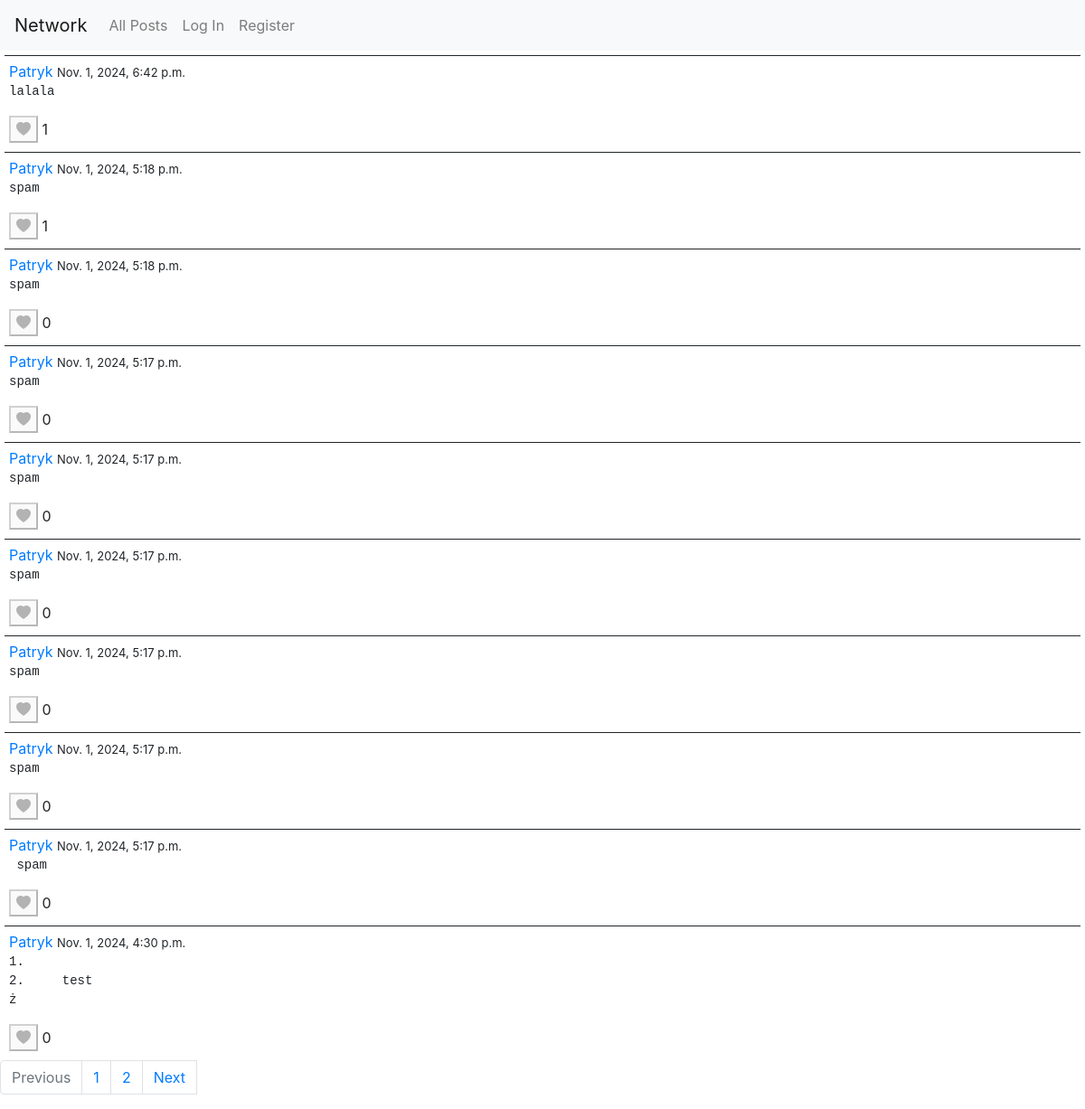
Screenshot of /user/2/followings with the database file from the repository.
### network/models.py (models this page shows, shortened)
class Post(models.Model):
    user = models.ForeignKey(User, on_delete=models.CASCADE, related_name="posts")
    body = models.TextField(blank=True)
    timestamp = models.DateTimeField(auto_now_add=True)
    likes = models.ManyToManyField(User, blank=True, related_name="liked_posts")

class User(AbstractUser):
    following = models.ManyToManyField("self", symmetrical=False, related_name="followers")

### network/views.py (the view)
# urls.py: path("user/<int:id>/followings", views.following, name="following"),
def following(request, id):
    user = User.objects.filter(id=id).first()
    following_users = user.following.all()
    posts = Post.objects.filter(user__in=following_users).order_by("-timestamp")
    paginator, page = paginate_queryset(request, posts)
    return render(request, "network/index.html", {
        "page_data": page,
        "paginator": paginator,
        "pagination_base_url": "following",  # Named URL with user id needed
        "user_id": user.id,  # Pass the user ID for followers view
    })

### network/utils.py (called while the page is built)
def paginate_queryset(request, queryset, per_page=10):
    paginator = Paginator(queryset, per_page)
    page_number = request.GET.get("page")
    page = paginator.get_page(page_number)
    return paginator, page

### network/templates/network/index.html (shortened to what this page needs)
{% extends "network/layout.html" %}
{% load static %}
{% block body %}
<div class="feed">
    {% for post in page_data%}
    <div class="post" data-post-id="{{ post.id }}">
        <a href="{% url "user_profile" post.user.id %}">{{post.user}}</a>
        <span class="timestamp"> {{post.timestamp}} </span>
        <pre>{{post.body}}</pre>
        {% if user.is_authenticated %}
            {% if user in post.likes.all %}
                <button class="like-btn" data-post-id="{{ post.id }}"><i class="bi bi-heart-fill"></i></button>
            {% else %}
                <button class="like-btn" data-post-id="{{ post.id }}"><i class="bi bi-heart"></i></button>
            {% endif %}
        {% else %}
        <button id="like-btn-disabled" class="like-btn" disabled data-tooltip="You must be logged in"><i class="bi bi-heart-fill"></i></button>
        {% endif %}
        <span class="like-count" data-post-id="{{ post.id }}">{{ post.likes.count }}</span>
    </div>
    {% endfor %}
</div>
<ul class="pagination">
    {% if page_data.has_previous %}
        <a class="page-link" href="{% if user_id %}{% url pagination_base_url user_id %}{% else %}{% url pagination_base_url %}{% endif %}?page={{page_data.previous_page_number}}">Previous</a>
    {% else %}
    <li class="page-item disabled">
        <a class="page-link" tabindex="-1">Previous</a>
    </li>
    {% endif %}
    {% for page in paginator.page_range %}
        <li class="page-item"><a class="page-link" href="{% if user_id %}{% url pagination_base_url user_id %}{% else %}{% url pagination_base_url %}{% endif %}?page={{page}}">{{page}}</a></li>
    {% endfor %}
    {% if page_data.has_next %}
        <a class="page-link" id="next-page" href="{% if user_id %}{% url pagination_base_url user_id %}{% else %}{% url pagination_base_url %}{% endif %}?page={{page_data.next_page_number}}">Next</a>
    {% else %}
        <li class="page-item disabled">
            <a class="page-link" >Next</a>
        </li>
    {% endif %}
</ul>
{% endblock %}

### network/static/network/styles.css (style rules this page uses)
button:disabled { position:relative; }
button:disabled::after { content:attr(data-tooltip); position: absolute; left: 120%; bottom: 10%; text-wrap:nowrap; border: 1px solid; border-radius: 10px; padding: 2px; background-color:rgb(236, 236, 118); opacity: 0; transition: opacity 0.8s; visibility: hidden; font-size: small; }
.post { border-top: 1px solid; padding: 5px; margin: 5px }
.timestamp { font-size: small; }

### rows the page displays
Post: user "Patryk", timestamp "Nov. 1, 2024, 6:42 p.m.", body "lalala", likes.count "1"
Post: user "Patryk", timestamp "Nov. 1, 2024, 5:18 p.m.", body "spam", likes.count "1"
Post: user "Patryk", timestamp "Nov. 1, 2024, 5:18 p.m.", body "spam", likes.count "0"
Post: user "Patryk", timestamp "Nov. 1, 2024, 5:17 p.m.", body "spam", likes.count "0"
Post: user "Patryk", timestamp "Nov. 1, 2024, 5:17 p.m.", body "spam", likes.count "0"
Post: user "Patryk", timestamp "Nov. 1, 2024, 5:17 p.m.", body "spam", likes.count "0"
Post: user "Patryk", timestamp "Nov. 1, 2024, 5:17 p.m.", body "spam", likes.count "0"
Post: user "Patryk", timestamp "Nov. 1, 2024, 5:17 p.m.", body "spam", likes.count "0"
Post: user "Patryk", timestamp "Nov. 1, 2024, 5:17 p.m.", body "spam", likes.count "0"
Post: user "Patryk", timestamp "Nov. 1, 2024, 4:30 p.m.", body "1. 2. test ż", likes.count "0"

### other values shown
{{ page }} "1" "2"
